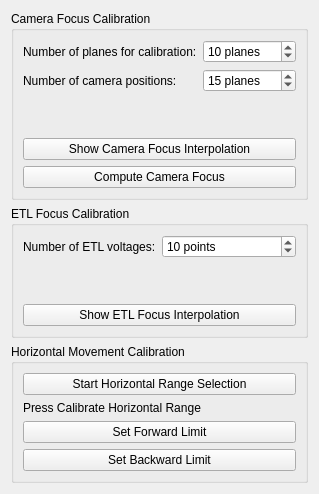
<?xml version="1.0" encoding="UTF-8"?>
<ui version="4.0">
 <class>CalibrationPanel</class>
 <widget class="QWidget" name="calibrationPanel">
  <layout class="QVBoxLayout" name="verticalLayout_panel">
   <item>
    <widget class="QGroupBox" name="groupBox_2">
     <property name="title">
      <string>Camera Focus Calibration</string>
     </property>
     <layout class="QVBoxLayout" name="verticalLayout_5">
      <item>
       <layout class="QFormLayout" name="formLayout_2">
        <item row="0" column="0">
         <widget class="QLabel" name="label_28">
          <property name="sizePolicy">
           <sizepolicy hsizetype="Fixed" vsizetype="Preferred">
            <horstretch>0</horstretch>
            <verstretch>0</verstretch>
           </sizepolicy>
          </property>
          <property name="text">
           <string>Number of planes for calibration:</string>
          </property>
         </widget>
        </item>
        <item row="0" column="1">
         <widget class="FieldSpecSpinBox" name="doubleSpinBox_calNumberOfPlanes">
          <property name="sizePolicy">
           <sizepolicy hsizetype="Preferred" vsizetype="Fixed">
            <horstretch>0</horstretch>
            <verstretch>0</verstretch>
           </sizepolicy>
          </property>
          <property name="toolTip">
           <string>Number of z-planes per camera position used by the camera-focus calibration. Unit: planes. Valid range: 3–1000. Effect: more planes give a finer focus curve but a longer calibration sweep.</string>
          </property>
          <property name="suffix">
           <string> planes</string>
          </property>
          <property name="decimals">
           <number>0</number>
          </property>
          <property name="minimum">
           <double>3.000000000000000</double>
          </property>
          <property name="maximum">
           <double>1000.000000000000000</double>
          </property>
          <property name="value">
           <double>10.000000000000000</double>
          </property>
         </widget>
        </item>
        <item row="1" column="0">
         <widget class="QLabel" name="label_43">
          <property name="sizePolicy">
           <sizepolicy hsizetype="Fixed" vsizetype="Preferred">
            <horstretch>0</horstretch>
            <verstretch>0</verstretch>
           </sizepolicy>
          </property>
          <property name="text">
           <string>Number of camera positions:</string>
          </property>
         </widget>
        </item>
        <item row="1" column="1">
         <widget class="FieldSpecSpinBox" name="doubleSpinBox_calNumberOfCameraPositions">
          <property name="sizePolicy">
           <sizepolicy hsizetype="Preferred" vsizetype="Fixed">
            <horstretch>0</horstretch>
            <verstretch>0</verstretch>
           </sizepolicy>
          </property>
          <property name="toolTip">
           <string>Number of camera (focus) positions sampled across the horizontal range. Unit: positions. Valid range: 1–1000. Effect: more positions improve the focus-vs-position regression fit.</string>
          </property>
          <property name="suffix">
           <string> planes</string>
          </property>
          <property name="decimals">
           <number>0</number>
          </property>
          <property name="minimum">
           <double>1.000000000000000</double>
          </property>
          <property name="maximum">
           <double>1000.000000000000000</double>
          </property>
          <property name="value">
           <double>15.000000000000000</double>
          </property>
         </widget>
        </item>
       </layout>
      </item>
      <item>
       <spacer name="verticalSpacer_3">
        <property name="orientation">
         <enum>Qt::Vertical</enum>
        </property>
        <property name="sizeHint" stdset="0">
         <size>
          <width>20</width>
          <height>40</height>
         </size>
        </property>
       </spacer>
      </item>
      <item>
       <widget class="QPushButton" name="pushButton_calCameraShowInterpolation">
        <property name="sizePolicy">
         <sizepolicy hsizetype="Preferred" vsizetype="Fixed">
          <horstretch>0</horstretch>
          <verstretch>0</verstretch>
         </sizepolicy>
        </property>
        <property name="toolTip">
         <string>Show the results of the last camera calibration</string>
        </property>
        <property name="text">
         <string>Show Camera Focus Interpolation</string>
        </property>
       </widget>
      </item>
      <item>
       <widget class="QPushButton" name="pushButton_calCameraComputeFocus">
        <property name="sizePolicy">
         <sizepolicy hsizetype="Preferred" vsizetype="Fixed">
          <horstretch>0</horstretch>
          <verstretch>0</verstretch>
         </sizepolicy>
        </property>
        <property name="toolTip">
         <string>Calculate the camera position of focus</string>
        </property>
        <property name="text">
         <string>Compute Camera Focus</string>
        </property>
       </widget>
      </item>
     </layout>
    </widget>
   </item>
   <item>
    <widget class="QGroupBox" name="groupBox_3">
     <property name="title">
      <string>ETL Focus Calibration</string>
     </property>
     <layout class="QVBoxLayout" name="verticalLayout_6">
      <item>
       <layout class="QFormLayout" name="formLayout_3">
        <item row="0" column="0">
         <widget class="QLabel" name="label_47">
          <property name="sizePolicy">
           <sizepolicy hsizetype="Fixed" vsizetype="Preferred">
            <horstretch>0</horstretch>
            <verstretch>0</verstretch>
           </sizepolicy>
          </property>
          <property name="text">
           <string>Number of ETL voltages:</string>
          </property>
         </widget>
        </item>
        <item row="0" column="1">
         <widget class="FieldSpecSpinBox" name="doubleSpinBox_calNumberOfEtlVoltages">
          <property name="sizePolicy">
           <sizepolicy hsizetype="Preferred" vsizetype="Fixed">
            <horstretch>0</horstretch>
            <verstretch>0</verstretch>
           </sizepolicy>
          </property>
          <property name="toolTip">
           <string>Number of ETL drive voltages sampled by the ETL-focus calibration. Unit: points. Valid range: 1–1000. Effect: more points give a finer ETL-focus curve but a longer calibration sweep.</string>
          </property>
          <property name="suffix">
           <string> points</string>
          </property>
          <property name="decimals">
           <number>0</number>
          </property>
          <property name="minimum">
           <double>1.000000000000000</double>
          </property>
          <property name="maximum">
           <double>1000.000000000000000</double>
          </property>
          <property name="value">
           <double>10.000000000000000</double>
          </property>
         </widget>
        </item>
       </layout>
      </item>
      <item>
       <spacer name="verticalSpacer_5">
        <property name="orientation">
         <enum>Qt::Vertical</enum>
        </property>
        <property name="sizeHint" stdset="0">
         <size>
          <width>20</width>
          <height>40</height>
         </size>
        </property>
       </spacer>
      </item>
      <item>
       <widget class="QPushButton" name="pushButton_calEtlShowInterpolation">
        <property name="sizePolicy">
         <sizepolicy hsizetype="Preferred" vsizetype="Fixed">
          <horstretch>0</horstretch>
          <verstretch>0</verstretch>
         </sizepolicy>
        </property>
        <property name="toolTip">
         <string>Show the results of the last ETLs calibration</string>
        </property>
        <property name="text">
         <string>Show ETL Focus Interpolation</string>
        </property>
       </widget>
      </item>
     </layout>
    </widget>
   </item>
   <item>
    <widget class="QGroupBox" name="groupBox">
     <property name="title">
      <string>Horizontal Movement Calibration</string>
     </property>
     <layout class="QVBoxLayout" name="verticalLayout_12">
      <item>
       <widget class="QPushButton" name="pushButton_calHorizontalStartRangeSelection">
        <property name="sizePolicy">
         <sizepolicy hsizetype="Preferred" vsizetype="Fixed">
          <horstretch>0</horstretch>
          <verstretch>0</verstretch>
         </sizepolicy>
        </property>
        <property name="toolTip">
         <string>Reset the horizontal boundaries of sample motion</string>
        </property>
        <property name="text">
         <string>Start Horizontal Range Selection</string>
        </property>
       </widget>
      </item>
      <item>
       <widget class="QLabel" name="label_calibrateRange">
        <property name="text">
         <string>Press Calibrate Horizontal Range</string>
        </property>
       </widget>
      </item>
      <item>
       <widget class="QPushButton" name="pushButton_calHorizontalSetForwardLimit">
        <property name="sizePolicy">
         <sizepolicy hsizetype="Preferred" vsizetype="Fixed">
          <horstretch>0</horstretch>
          <verstretch>0</verstretch>
         </sizepolicy>
        </property>
        <property name="toolTip">
         <string>Set the current horizontal position as the forward boundary</string>
        </property>
        <property name="text">
         <string>Set Forward Limit</string>
        </property>
       </widget>
      </item>
      <item>
       <widget class="QPushButton" name="pushButton_calHorizontalSetBackwardLimit">
        <property name="sizePolicy">
         <sizepolicy hsizetype="Preferred" vsizetype="Fixed">
          <horstretch>0</horstretch>
          <verstretch>0</verstretch>
         </sizepolicy>
        </property>
        <property name="toolTip">
         <string>Set the current horizontal position as the backward boundary</string>
        </property>
        <property name="text">
         <string>Set Backward Limit</string>
        </property>
       </widget>
      </item>
     </layout>
    </widget>
   </item>
  </layout>
 </widget>
 <customwidgets>
 <customwidget>
  <class>FieldSpecSpinBox</class>
  <extends>QDoubleSpinBox</extends>
  <header>lightsheet.gui.widgets.field_spec_spinbox</header>
 </customwidget>
</customwidgets>
<resources/>
 <connections/>
</ui>
